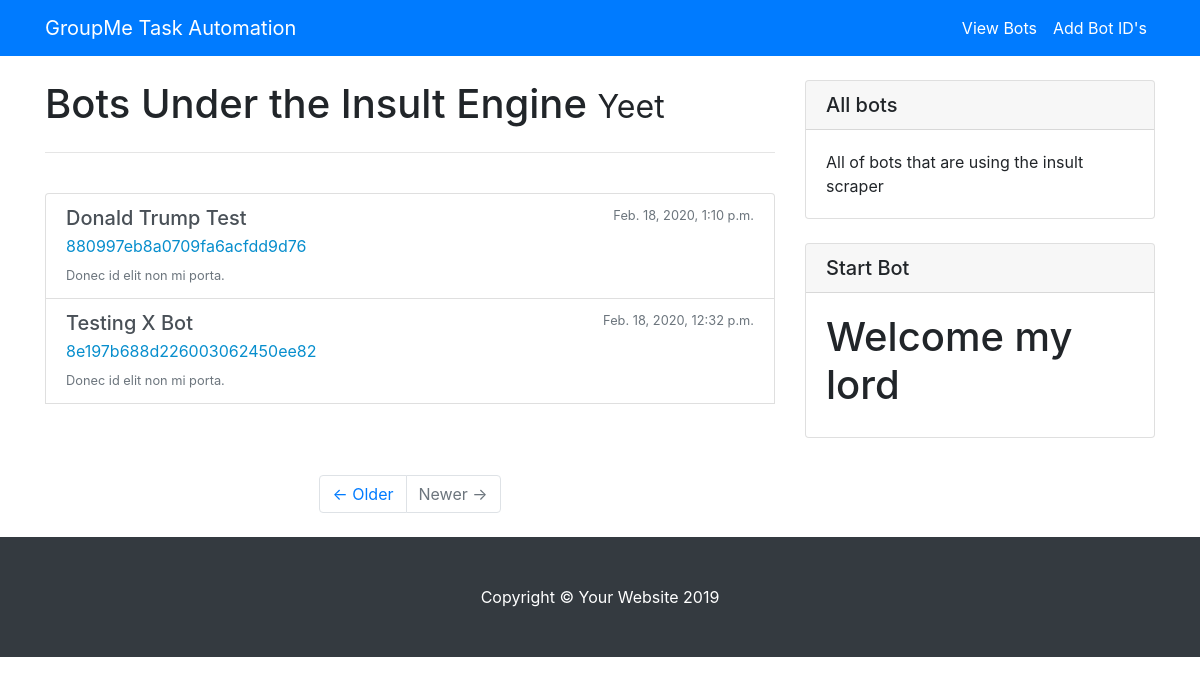
Before: /bots/list/ with the older database file.
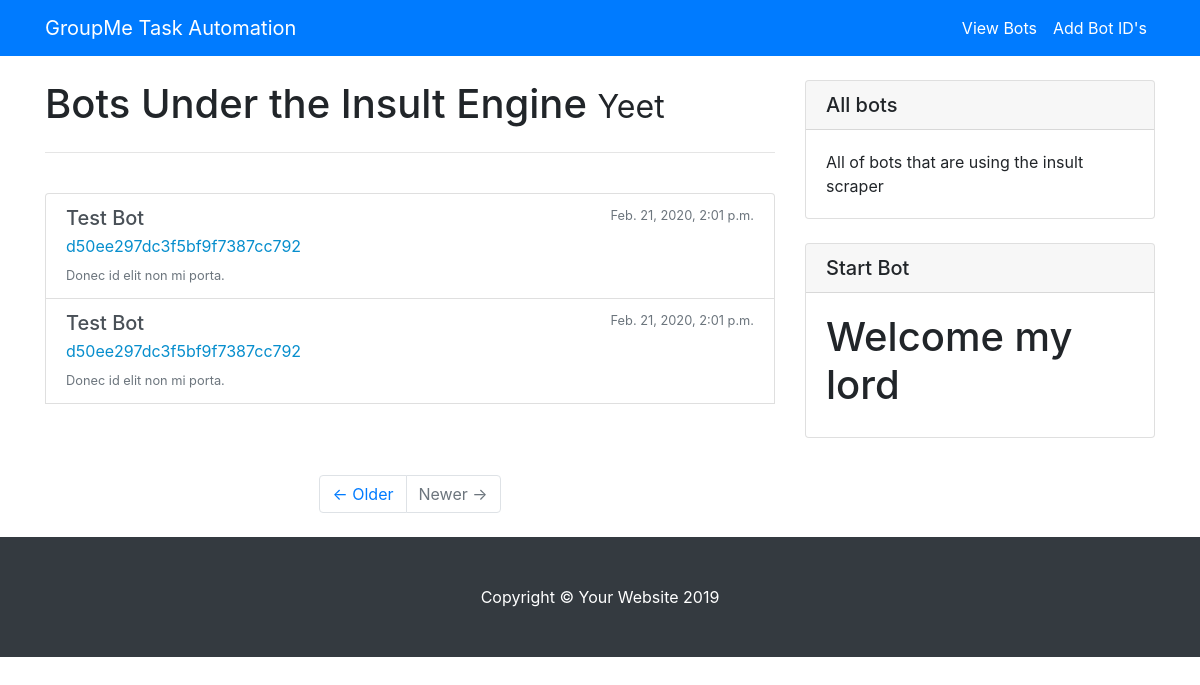
After: the same page with the newer database file.
### bots/models.py (models this page shows, shortened)
class Bot(models.Model):
    bot_id = models.CharField(max_length=50)
    name = models.CharField(max_length=50)
    date_posted = models.DateTimeField(default=timezone.now)

### bots/views.py (the view)
# urls.py: url(r'^bots/', include('bots.urls')),
def bots(request):
    template_name = 'bots/bots.html'
    bots = Bot.objects.all().order_by('-date_posted')
    context = {
            'bots': bots
            }
    return render(request, template_name, context)

### bots/templates/bots/bots.html
{% extends "bots/base.html"%}
{%load crispy_forms_tags%}
{%block content%}
 <div class="row">
      <div class="col-md-8">
	      <h1 class="my-4">Bots Under the Insult Engine
          <small>Yeet</small>
        </h1>
        <hr>
        <br>
      <div class="list-group">
        {%for bot in bots%}
		<a href="{%url 'bot-detail' bot.id%}" class="list-group-item list-group-item-action flex-column align-items-start">
          <div class="d-flex w-100 justify-content-between">
		  <h5 class="mb-1">{{bot.name}}</h5>
            <small class="text-muted">{{bot.date_posted}}</small>
          </div>
          <p class="mb-1" style="color:  #078ecd; ">{{bot.bot_id}}</p>
          <small class="text-muted">Donec id elit non mi porta.</small>
        </a>
        {%endfor%}
        <br>
      </div>
      <br> <br>
        <ul class="pagination justify-content-center mb-4">
          <li class="page-item">
            <a class="page-link" href="#">&larr; Older</a>
          </li>
          <li class="page-item disabled">
            <a class="page-link" href="#">Newer &rarr;</a>
          </li>
        </ul>
      </div>
      <div class="col-md-4">
         <div class="card my-4">
          <h5 class="card-header">All bots</h5>
          <div class="card-body">
            All of bots that are using the insult scraper
          </div>
        </div>
        <div class="card my-4">
          <h5 class="card-header">Start Bot</h5>
          <div class="card-body">
            <h1> Welcome my lord </h1>
          </div>
        </div>
      </div>
    </div>
    {%endblock content%}

Changed rows visible on the page:
removed Bot: name "Donald Trump Test", date_posted "Feb. 18, 2020, 1:10 p.m.", bot_id "880997eb8a0709fa6acfdd9d76"
added Bot: name "Test Bot", date_posted "Feb. 21, 2020, 2:01 p.m.", bot_id "d50ee297dc3f5bf9f7387cc792"
changed Bot (number 2 of 2 on the later page): name "Testing X Bot" → "Test Bot"; date_posted "Feb. 18, 2020, 12:32 p.m." → "Feb. 21, 2020, 2:01 p.m."; bot_id "8e197b688d226003062450ee82" → "d50ee297dc3f5bf9f7387cc792"
